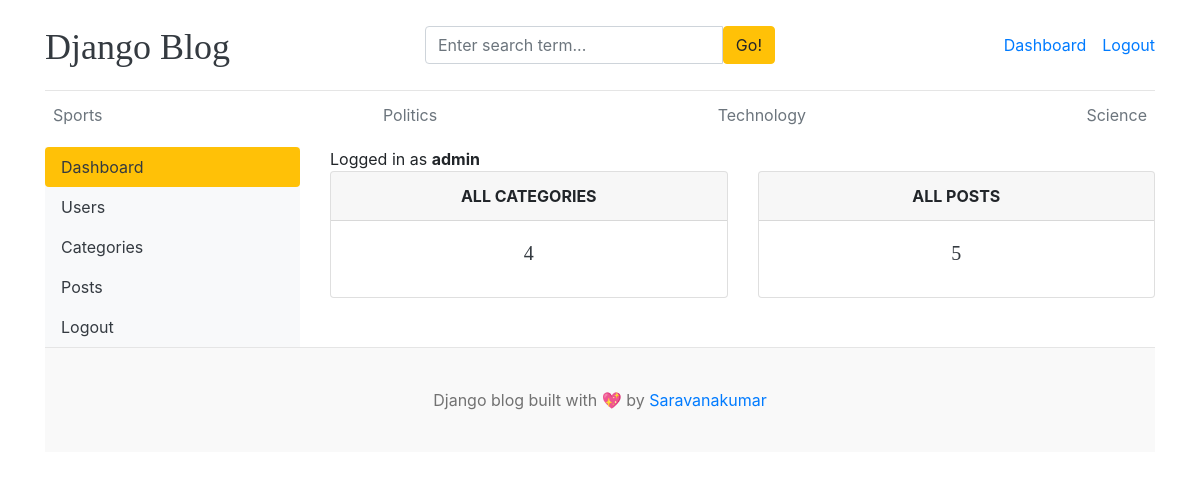
The page /dashboard/ (signed in) on the database its author committed.
### blogs/models.py (models this page shows, shortened)
class Category(models.Model):
    category_name = models.CharField(max_length=50, unique=True)
    created_at = models.DateTimeField(auto_now_add=True)
    updated_at = models.DateTimeField(auto_now=True)
    class Meta:
        verbose_name_plural = 'categories'

### dashboards/views.py (the view)
# urls.py: path('dashboard/', include('dashboards.urls')),
@login_required(login_url='login')
def dashboard(request):
    category_count = Category.objects.all().count()
    blogs_count = Blog.objects.all().count()
    context = {
        'category_count': category_count,
        'blogs_count': blogs_count,
    }
    return render(request, 'dashboard/dashboard.html', context)

### blogs/context_processors.py (called while the page is built)
def get_categories(request):
    categories = Category.objects.all()
    return dict(categories=categories)

def get_social_links(request):
    social_links = SocialLink.objects.all()
    return dict(social_links=social_links)

### templates/dashboard/dashboard.html
{% extends 'base.html' %}
{% block content %}
<div class="row">
    {% include 'dashboard/sidebar.html' %}
    <div class="col-md-9">
        <span>Logged in as <b>{{ user }}</b></span>
        <div class="row">
            <div class="col">
                <div class="card border-default mb-3">
                    <div class="card-header text-center text-uppercase font-weight-bold">
                        All Categories
                    </div>
                    <div class="card-body text-dark">
                        <h5 class="card-title text-center">{{ category_count }}</h5>
                    </div>
                </div>
            </div>
            <div class="col">
                <div class="card border-default mb-3">
                    <div class="card-header text-center text-uppercase font-weight-bold">
                        All Posts
                    </div>
                    <div class="card-body text-dark">
                        <h5 class="card-title text-center">{{ blogs_count }}</h5>
                    </div>
                </div>
            </div>
        </div>
    </div>
</div>
{% endblock %}

### templates/base.html (shortened to what this page needs)
{% load static %}
<!DOCTYPE html>
<html lang="en">
<head>
    <link href="https://getbootstrap.com/docs/4.0/dist/css/bootstrap.min.css" rel="stylesheet">
    <link href="{% static 'css/blog.css' %}" rel="stylesheet">
    <link rel="stylesheet" href="https://cdnjs.cloudflare.com/ajax/libs/font-awesome/4.7.0/css/font-awesome.min.css">
</head>
<body>
    <div class="container">
        <header class="blog-header py-3">
            <div class="row flex-nowrap justify-content-between align-items-center">
                <div class="col-4 pt-1">
                    <a class="blog-header-logo text-dark" href="/">Django Blog</a>
                </div>
                <div class="col-4">
                    <form action="{% url 'search' %}" method="get">
                        <div class="input-group">
                            <input class="form-control" type="text" name="keyword" value="{{ keyword }}"
                                placeholder="Enter search term..." aria-label="Enter search term..."
                                aria-describedby="button-search" />
                            <button type="submit" class="btn btn-warning" id="button-search" type="button">Go!</button>
                        </div>
                    </form>
                </div>
                <div class="col-4 d-flex justify-content-end align-items-center">
                    {% if not user.is_authenticated %}
                    <a class="btn btn-sm btn-warning" href="{% url 'login' %}">Login</a> &nbsp;
                    <a class="btn btn-sm btn-outline-secondary" href="{% url 'register' %}">Register</a>
                    {% else %}
                    {% if user.is_staff or user.is_superuser %}
                    <span><a href="{% url 'dashboard' %}">Dashboard</a></span>
                    {% endif %}
                    <span><a href="{% url 'logout' %}">Logout</a></span>
                    {% endif %}
                </div>
            </div>
        </header>
        <div class="nav-scroller py-1 mb-2">
            <nav class="nav d-flex justify-content-between">
                {% for cat in categories %}
                <a class="p-2 text-muted" href="{% url 'posts_by_category' cat.id %}">{{ cat.category_name }}</a>
                {% endfor %}
            </nav>
        </div>
        {% block content %}
        {% endblock %}
        <footer class="blog-footer">
            <p>Django blog built with 💖 by <a href="#">Saravanakumar</a></p>
        </footer>
</body>
</html>

### blog_main/static/css/blog.css (style rules this page uses)
.blog-header { border-bottom: 1px solid #e5e5e5; }
.blog-header-logo { font-family: "Playfair Display", Georgia, "Times New Roman", serif; font-size: 2.25rem; }
h1, h2, h3, h4, h5, h6 { font-family: "Playfair Display", Georgia, "Times New Roman", serif; }
.blog-footer { padding: 2.5rem 0; color: #727272; text-align: center; background-color: #f9f9f9; border-top: .05rem solid #e5e5e5; }
.blog-footer p:last-child { margin-bottom: 0; }

### rows shown on the page
Category: category_name "Sports"
Category: category_name "Politics"
Category: category_name "Technology"
Category: category_name "Science"

### other values the page prints
{{ user }} "admin"
{{ category_count }} "4"
{{ blogs_count }} "5"
